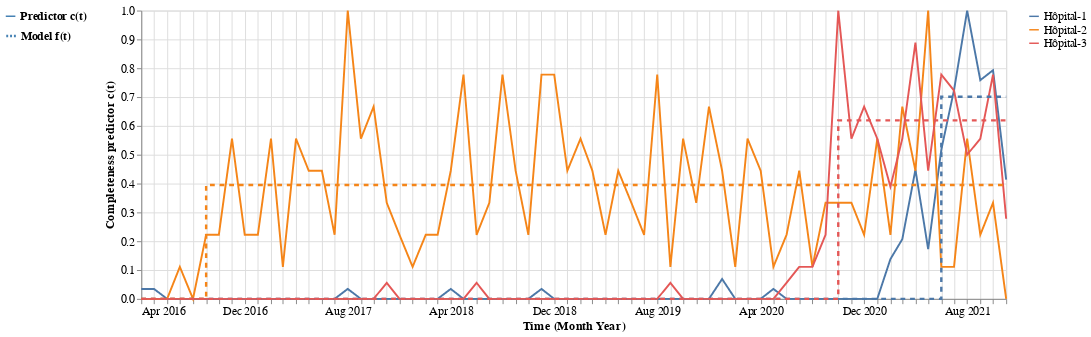

This figure's Vega-Lite source:
### Vega-Lite specification from a JSON file in a GitHub repository (floating-point values rounded to 4 significant figures; data arrays with more than 128 entries replaced by an {"elided": "..."} marker saying what was removed)
{"config": {"view": {"continuousWidth": 300, "continuousHeight": 300}, "axis": {"labelFontSize": 12, "labelLimit": 500, "titleFontSize": 13}, "legend": {"labelFontSize": 12, "labelLimit": 500, "titleFontSize": 13}}, "layer": [{"mark": {"type": "line"}, "encoding": {"color": {"field": "value", "sort": {"field": "n_visit", "op": "sum", "order": "descending"}, "title": null, "type": "nominal"}, "opacity": {"condition": {"param": "param_56", "value": 1}, "value": 0.2}, "strokeDash": {"field": "legend_predictor", "legend": {"labelFontSize": 12, "labelFontStyle": "bold", "orient": "left", "symbolStrokeColor": "steelblue", "symbolType": "stroke"}, "title": "", "type": "nominal"}, "tooltip": [{"field": "value", "title": "Index", "type": "nominal"}, {"field": "date", "timeUnit": "yearmonth", "title": "Date", "type": "temporal"}, {"field": "completeness", "format": ".2f", "title": "c(t)", "type": "quantitative"}], "x": {"axis": {"grid": true, "labelAngle": 0, "tickCount": "month"}, "field": "date", "timeUnit": "yearmonth", "title": "Time (Month Year)", "type": "temporal"}, "y": {"axis": {"grid": true}, "field": "completeness", "title": "Completeness predictor c(t)", "type": "quantitative"}}, "name": "view_48", "transform": [{"fold": ["care_site_short_name"], "as": ["index", "value"]}, {"joinaggregate": [{"op": "sum", "field": "n_visit", "as": "sum_visit"}], "groupby": ["value", "date"]}, {"joinaggregate": [{"op": "max", "field": "sum_visit", "as": "max_visit"}], "groupby": ["value"]}, {"calculate": "(datum.sum_visit / datum.max_visit)", "as": "completeness"}]}, {"mark": {"type": "line", "interpolate": "step-after", "strokeDash": [5, 5]}, "encoding": {"color": {"field": "value", "sort": {"field": "n_visit", "op": "sum", "order": "descending"}, "title": null, "type": "nominal"}, "opacity": {"condition": {"param": "param_57", "value": 1}, "value": 0.2}, "strokeWidth": {"field": "legend_model", "legend": {"labelFontSize": 12, "labelFontStyle": "bold", "orient": "left", "symbolDash": [2, 2], "symbolStrokeColor": "steelblue", "symbolType": "stroke"}, "title": ""}, "tooltip": [{"field": "value", "title": "Index", "type": "nominal"}, {"field": "date", "timeUnit": "yearmonth", "title": "Date", "type": "temporal"}, {"aggregate": "min", "field": "c_hat", "title": "c₀", "type": "quantitative"}], "x": {"axis": {"grid": true, "labelAngle": 0, "tickCount": "month"}, "field": "date", "timeUnit": "yearmonth", "title": "Time (Month Year)", "type": "temporal"}, "y": {"aggregate": "min", "field": "c_hat", "type": "quantitative"}}, "name": "view_49", "transform": [{"fold": ["care_site_short_name"], "as": ["index", "value"]}, {"joinaggregate": [{"op": "sum", "field": "n_visit", "as": "sum_visit"}], "groupby": ["value", "date"]}, {"joinaggregate": [{"op": "max", "field": "sum_visit", "as": "max_visit"}], "groupby": ["value"]}, {"calculate": "(datum.sum_visit / datum.max_visit)", "as": "completeness"}, {"joinaggregate": [{"op": "max", "field": "t_0", "as": "max_t0"}], "groupby": ["value", "date"]}, {"filter": "(datum.t_0 === datum.max_t0)"}]}], "data": {"name": "data-678177b9b631eb5590145181e259f46c"}, "height": 300, "params": [{"name": "param_56", "select": {"type": "point", "fields": ["value"]}, "bind": "legend", "views": ["view_48"]}, {"name": "param_57", "select": {"type": "point", "fields": ["value"]}, "bind": "legend", "views": ["view_49"]}], "width": 900, "$schema": "https://vega.github.io/schema/vega-lite/v5.8.0.json", "datasets": {"data-678177b9b631eb5590145181e259f46c": {"elided": "204 records"}}}
